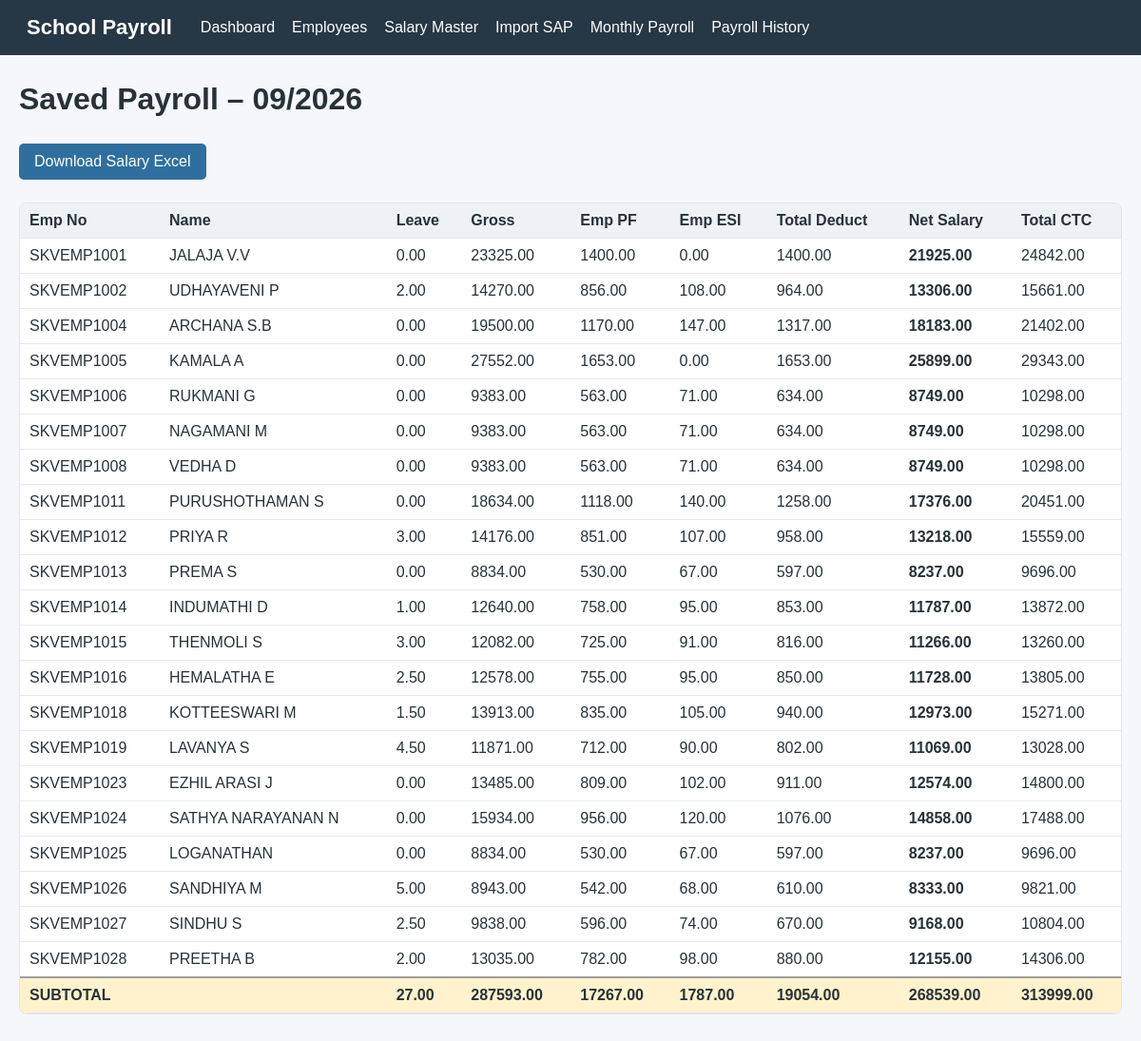
The page /payroll/run/1 on the database its author committed.
### tables this page shows
CREATE TABLE payroll_runs (
        id INTEGER PRIMARY KEY AUTOINCREMENT,
        payroll_month INTEGER NOT NULL,
        payroll_year INTEGER NOT NULL,
        created_on TEXT NOT NULL,
        created_by TEXT,
        UNIQUE(payroll_month, payroll_year)
    );

CREATE TABLE payroll_results (
        id INTEGER PRIMARY KEY AUTOINCREMENT,
        run_id INTEGER NOT NULL,
        empno TEXT NOT NULL,
        full_name TEXT,
        joining_date TEXT,
        leave_days REAL,
        basic REAL,
        da REAL,
        hra REAL,
        conveyance REAL,
        special_allowance REAL,
        leave_deduct REAL,
        gross_salary REAL,
        employee_pf REAL,
        employer_pf REAL,
        employer_admin REAL,
        employee_esi REAL,
        employer_esi REAL,
        total_deduct REAL,
        net_salary REAL,
        total_ctc REAL,
        FOREIGN KEY(run_id) REFERENCES payroll_runs(id)
    );

### app.py (the view)
@app.route("/payroll/run/<int:run_id>")
def payroll_run(run_id):
    conn = db()
    run = conn.execute("SELECT * FROM payroll_runs WHERE id=?", (run_id,)).fetchone()
    rows = conn.execute("SELECT * FROM payroll_results WHERE run_id=? ORDER BY empno", (run_id,)).fetchall()
    conn.close()
    return render_template("run.html", run=run, results=rows)

### app.py (called while the page is built)
def db():
    conn = sqlite3.connect(DB_PATH)
    conn.row_factory = sqlite3.Row
    return conn

### templates/run.html
{% extends "base.html" %}
{% block content %}
<h1>Saved Payroll – {{ "%02d"|format(run.payroll_month) }}/{{ run.payroll_year }}</h1>
<a class="button" href="{{ url_for('payroll_export', run_id=run.id) }}">Download Salary Excel</a>
<div class="table-wrap">
<table>
<thead><tr><th>Emp No</th><th>Name</th><th>Leave</th><th>Gross</th><th>Emp PF</th><th>Emp ESI</th><th>Total Deduct</th><th>Net Salary</th><th>Total CTC</th></tr></thead>
<tbody>
{% for r in results %}
<tr>
<td>{{ r.empno }}</td><td>{{ r.full_name }}</td><td>{{ "%.2f"|format(r.leave_days) }}</td>
<td>{{ "%.2f"|format(r.gross_salary) }}</td><td>{{ "%.2f"|format(r.employee_pf) }}</td>
<td>{{ "%.2f"|format(r.employee_esi) }}</td><td>{{ "%.2f"|format(r.total_deduct) }}</td>
<td><strong>{{ "%.2f"|format(r.net_salary) }}</strong></td><td>{{ "%.2f"|format(r.total_ctc) }}</td>
</tr>
{% endfor %}
<tr class="subtotal-row">
<td colspan="2"><strong>SUBTOTAL</strong></td>
<td><strong>{{ "%.2f"|format(results|sum(attribute="leave_days")) }}</strong></td>
<td><strong>{{ "%.2f"|format(results|sum(attribute="gross_salary")) }}</strong></td>
<td><strong>{{ "%.2f"|format(results|sum(attribute="employee_pf")) }}</strong></td>
<td><strong>{{ "%.2f"|format(results|sum(attribute="employee_esi")) }}</strong></td>
<td><strong>{{ "%.2f"|format(results|sum(attribute="total_deduct")) }}</strong></td>
<td><strong>{{ "%.2f"|format(results|sum(attribute="net_salary")) }}</strong></td>
<td><strong>{{ "%.2f"|format(results|sum(attribute="total_ctc")) }}</strong></td>
</tr>
</tbody>
</table>
</div>
{% endblock %}

### static/style.css (style rules this page uses)
body { font-family:Arial,sans-serif;margin:0;background:#f5f7fa;color:#263238 }
h1 { margin-bottom:20px }
button,.button { display:inline-block;background:#2f6f9f;color:white;border:0;border-radius:5px;padding:10px 16px;text-decoration:none;cursor:pointer;margin:8px 6px 8px 0 }
.table-wrap { overflow:auto;background:white;border:1px solid #dfe5ea;border-radius:8px;margin:16px 0 }
table { border-collapse:collapse;width:100%;min-width:900px }
th,td { padding:9px 10px;border-bottom:1px solid #e6eaed;text-align:left;white-space:nowrap }
th { background:#eef2f5 }
.subtotal-row td { background:#fff2cc;border-top:2px solid #9e9e9e }

### rows shown on the page
payroll_runs: payroll_month "09", payroll_year "2026"
payroll_results: empno "SKVEMP1001", full_name "JALAJA V.V", leave_days "0.00", gross_salary "23325.00", employee_pf "1400.00", employee_esi "0.00", total_deduct "1400.00", net_salary "21925.00", total_ctc "24842.00"
payroll_results: empno "SKVEMP1002", full_name "UDHAYAVENI P", leave_days "2.00", gross_salary "14270.00", employee_pf "856.00", employee_esi "108.00", total_deduct "964.00", net_salary "13306.00", total_ctc "15661.00"
payroll_results: empno "SKVEMP1004", full_name "ARCHANA S.B", leave_days "0.00", gross_salary "19500.00", employee_pf "1170.00", employee_esi "147.00", total_deduct "1317.00", net_salary "18183.00", total_ctc "21402.00"
payroll_results: empno "SKVEMP1005", full_name "KAMALA A", leave_days "0.00", gross_salary "27552.00", employee_pf "1653.00", employee_esi "0.00", total_deduct "1653.00", net_salary "25899.00", total_ctc "29343.00"
payroll_results: empno "SKVEMP1006", full_name "RUKMANI G", leave_days "0.00", gross_salary "9383.00", employee_pf "563.00", employee_esi "71.00", total_deduct "634.00", net_salary "8749.00", total_ctc "10298.00"
payroll_results: empno "SKVEMP1007", full_name "NAGAMANI M", leave_days "0.00", gross_salary "9383.00", employee_pf "563.00", employee_esi "71.00", total_deduct "634.00", net_salary "8749.00", total_ctc "10298.00"
payroll_results: empno "SKVEMP1008", full_name "VEDHA D", leave_days "0.00", gross_salary "9383.00", employee_pf "563.00", employee_esi "71.00", total_deduct "634.00", net_salary "8749.00", total_ctc "10298.00"
payroll_results: empno "SKVEMP1011", full_name "PURUSHOTHAMAN S", leave_days "0.00", gross_salary "18634.00", employee_pf "1118.00", employee_esi "140.00", total_deduct "1258.00", net_salary "17376.00", total_ctc "20451.00"
payroll_results: empno "SKVEMP1012", full_name "PRIYA R", leave_days "3.00", gross_salary "14176.00", employee_pf "851.00", employee_esi "107.00", total_deduct "958.00", net_salary "13218.00", total_ctc "15559.00"
payroll_results: empno "SKVEMP1013", full_name "PREMA S", leave_days "0.00", gross_salary "8834.00", employee_pf "530.00", employee_esi "67.00", total_deduct "597.00", net_salary "8237.00", total_ctc "9696.00"
payroll_results: empno "SKVEMP1014", full_name "INDUMATHI D", leave_days "1.00", gross_salary "12640.00", employee_pf "758.00", employee_esi "95.00", total_deduct "853.00", net_salary "11787.00", total_ctc "13872.00"
payroll_results: empno "SKVEMP1015", full_name "THENMOLI S", leave_days "3.00", gross_salary "12082.00", employee_pf "725.00", employee_esi "91.00", total_deduct "816.00", net_salary "11266.00", total_ctc "13260.00"
payroll_results: empno "SKVEMP1016", full_name "HEMALATHA E", leave_days "2.50", gross_salary "12578.00", employee_pf "755.00", employee_esi "95.00", total_deduct "850.00", net_salary "11728.00", total_ctc "13805.00"
payroll_results: empno "SKVEMP1018", full_name "KOTTEESWARI M", leave_days "1.50", gross_salary "13913.00", employee_pf "835.00", employee_esi "105.00", total_deduct "940.00", net_salary "12973.00", total_ctc "15271.00"
payroll_results: empno "SKVEMP1019", full_name "LAVANYA S", leave_days "4.50", gross_salary "11871.00", employee_pf "712.00", employee_esi "90.00", total_deduct "802.00", net_salary "11069.00", total_ctc "13028.00"
payroll_results: empno "SKVEMP1023", full_name "EZHIL ARASI J", leave_days "0.00", gross_salary "13485.00", employee_pf "809.00", employee_esi "102.00", total_deduct "911.00", net_salary "12574.00", total_ctc "14800.00"
payroll_results: empno "SKVEMP1024", full_name "SATHYA NARAYANAN N", leave_days "0.00", gross_salary "15934.00", employee_pf "956.00", employee_esi "120.00", total_deduct "1076.00", net_salary "14858.00", total_ctc "17488.00"
payroll_results: empno "SKVEMP1025", full_name "LOGANATHAN", leave_days "0.00", gross_salary "8834.00", employee_pf "530.00", employee_esi "67.00", total_deduct "597.00", net_salary "8237.00", total_ctc "9696.00"
payroll_results: empno "SKVEMP1026", full_name "SANDHIYA M", leave_days "5.00", gross_salary "8943.00", employee_pf "542.00", employee_esi "68.00", total_deduct "610.00", net_salary "8333.00", total_ctc "9821.00"
payroll_results: empno "SKVEMP1027", full_name "SINDHU S", leave_days "2.50", gross_salary "9838.00", employee_pf "596.00", employee_esi "74.00", total_deduct "670.00", net_salary "9168.00", total_ctc "10804.00"
payroll_results: empno "SKVEMP1028", full_name "PREETHA B", leave_days "2.00", gross_salary "13035.00", employee_pf "782.00", employee_esi "98.00", total_deduct "880.00", net_salary "12155.00", total_ctc "14306.00"

### other values the page prints
{{ "%.2f"|format(results|sum(attribute="leave_days")) }} "27.00"
{{ "%.2f"|format(results|sum(attribute="gross_salary")) }} "287593.00"
{{ "%.2f"|format(results|sum(attribute="employee_pf")) }} "17267.00"
{{ "%.2f"|format(results|sum(attribute="employee_esi")) }} "1787.00"
{{ "%.2f"|format(results|sum(attribute="total_deduct")) }} "19054.00"
{{ "%.2f"|format(results|sum(attribute="net_salary")) }} "268539.00"
{{ "%.2f"|format(results|sum(attribute="total_ctc")) }} "313999.00"
